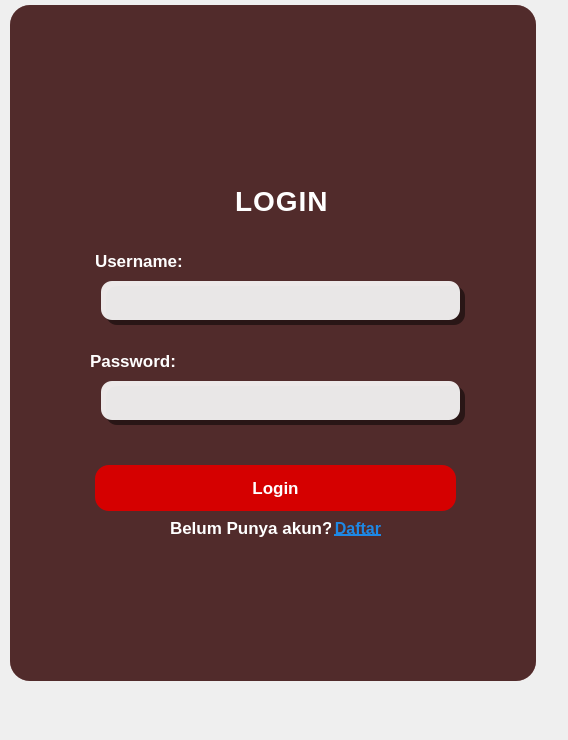
<?xml version="1.0" encoding="UTF-8"?>
<ui version="4.0">
 <class>Dialog</class>
 <widget class="QDialog" name="Dialog">
  <property name="geometry">
   <rect>
    <x>0</x>
    <y>0</y>
    <width>568</width>
    <height>740</height>
   </rect>
  </property>
  <property name="windowTitle">
   <string>Dialog</string>
  </property>
  <property name="styleSheet">
   <string notr="true">/* ====== GLOBAL ====== */
QWidget {
    font-family: 'Segoe UI';
    color: #FFFFFF;
}

/* ====== LABEL ====== */
QLabel {
    color: #FFFFFF;
    font-size: 17px;
    font-weight: 500;
}

/* Hilangkan underline &amp; warna biru pada QLabel */
QLabel {
    text-decoration: none;
    color: white;
}

QLineEdit {
    background: rgba(255,255,255,0.9);
    border: 2px solid transparent;
    border-radius: 12px;
    padding: 10px 14px;
    font-size: 16px;

    /* simple shadow */
    box-shadow: 0px 4px 12px rgba(0,0,0,0.35);
}

QLineEdit:focus {
    border: 2px solid #D50000;
    background: rgba(255,255,255,1);
    box-shadow: 0px 6px 18px rgba(0,0,0,0.45);
}

/* ====== PUSH BUTTON (Login, Daftar, dll) ====== */
QPushButton {
    background-color: #D50000;
    color: white;
    border-radius: 14px;
    padding: 12px 20px;
    font-size: 16px;
    font-weight: bold;
    border: none;

    /* Drop shadow simple */
    box-shadow: 0px 4px 10px rgba(0,0,0,0.35);
}

QPushButton:hover {
    background-color: #b40000;
    box-shadow: 0px 6px 14px rgba(0,0,0,0.45);
}
#pushButton {
    background-color: #D50000;
    color: white;
    border-radius: 14px;
    padding: 12px 20px;
    border: none;
    font-size: 17px;
    font-weight: bold;

    /* Shadow */
    box-shadow: 0px 5px 16px rgba(0,0,0,0.40);
}

#pushButton:hover {
    background-color: #b40000;
    box-shadow: 0px 7px 20px rgba(0,0,0,0.50);
    letter-spacing: 1px; /* efek modern */
}

#pushButton:pressed {
    background-color: #8e0000;
    box-shadow: 0px 3px 10px rgba(0,0,0,0.30);
    padding-top: 14px;
    padding-bottom: 10px;
}

#pushButton_2 {
    background-color: transparent;
    border: none;
    color: #1E88E5;
    font-size: 16px;
    text-decoration: underline;
    font-weight: 600;
}

#pushButton_2:hover {
    color: #64B5F6;
    cursor: pointer;
    text-decoration: underline;
    letter-spacing: 0.5px;
}

#pushButton_2:pressed {
    color: #0D47A1;
}
</string>
  </property>
  <widget class="QWidget" name="widget" native="true">
   <property name="geometry">
    <rect>
     <x>5</x>
     <y>5</y>
     <width>566</width>
     <height>691</height>
    </rect>
   </property>
   <widget class="QLabel" name="label">
    <property name="geometry">
     <rect>
      <x>5</x>
      <y>0</y>
      <width>526</width>
      <height>676</height>
     </rect>
    </property>
    <property name="styleSheet">
     <string notr="true">QLabel {
    background-color: rgba(0, 0, 0, 150);
    border-radius: 20px;
}
</string>
    </property>
    <property name="text">
     <string/>
    </property>
   </widget>
   <widget class="QLabel" name="label_2">
    <property name="geometry">
     <rect>
      <x>5</x>
      <y>0</y>
      <width>526</width>
      <height>676</height>
     </rect>
    </property>
    <property name="styleSheet">
     <string notr="true">QLabel {
	
	border-image: url(:/gambar/pexels-charliehelenrobinson-4531306.jpg);
    background-color: rgba(220, 0, 0, 60);
    border-radius: 20px;
}
</string>
    </property>
    <property name="text">
     <string/>
    </property>
   </widget>
   <widget class="QLabel" name="label_3">
    <property name="geometry">
     <rect>
      <x>5</x>
      <y>0</y>
      <width>526</width>
      <height>676</height>
     </rect>
    </property>
    <property name="styleSheet">
     <string notr="true">QLabel {
    background-color: rgba(60, 0, 0, 110);
    border-radius: 20px;
}
</string>
    </property>
    <property name="text">
     <string/>
    </property>
   </widget>
   <widget class="QLabel" name="label_4">
    <property name="geometry">
     <rect>
      <x>160</x>
      <y>70</y>
      <width>231</width>
      <height>96</height>
     </rect>
    </property>
    <property name="styleSheet">
     <string notr="true">border-image: url(:/blood/pngtree-indonesian-red-cross-pmi-logo-vector-png-image_12258331.png);</string>
    </property>
    <property name="text">
     <string/>
    </property>
   </widget>
   <widget class="QLabel" name="label_5">
    <property name="geometry">
     <rect>
      <x>230</x>
      <y>175</y>
      <width>96</width>
      <height>41</height>
     </rect>
    </property>
    <property name="font">
     <font>
      <family>Segoe UI</family>
      <pointsize>-1</pointsize>
      <weight>87</weight>
      <bold>true</bold>
      <underline>false</underline>
      <strikeout>false</strikeout>
     </font>
    </property>
    <property name="styleSheet">
     <string notr="true">#label_5 {
    color: #FFFFFF;
    font-size: 28px;
    font-weight: 700;
    letter-spacing: 1px;
    text-transform: uppercase;

    /* Shadow agar terlihat jelas di background */
    text-shadow: 0px 4px 12px rgba(0, 0, 0, 0.45);
}
</string>
    </property>
    <property name="text">
     <string>LOGIN</string>
    </property>
   </widget>
   <widget class="QLabel" name="label_6">
    <property name="geometry">
     <rect>
      <x>90</x>
      <y>245</y>
      <width>96</width>
      <height>21</height>
     </rect>
    </property>
    <property name="font">
     <font>
      <family>Segoe UI</family>
      <pointsize>-1</pointsize>
      <weight>62</weight>
      <bold>true</bold>
      <underline>false</underline>
      <strikeout>false</strikeout>
     </font>
    </property>
    <property name="text">
     <string>Username:</string>
    </property>
   </widget>
   <widget class="QLineEdit" name="lineEdit">
    <property name="geometry">
     <rect>
      <x>100</x>
      <y>280</y>
      <width>361</width>
      <height>41</height>
     </rect>
    </property>
    <property name="styleSheet">
     <string notr="true">background-color: rgba(0, 0, 0, 0.50);</string>
    </property>
   </widget>
   <widget class="QLabel" name="label_7">
    <property name="geometry">
     <rect>
      <x>85</x>
      <y>345</y>
      <width>96</width>
      <height>21</height>
     </rect>
    </property>
    <property name="font">
     <font>
      <family>Segoe UI</family>
      <pointsize>-1</pointsize>
      <weight>62</weight>
      <bold>true</bold>
      <underline>false</underline>
      <strikeout>false</strikeout>
     </font>
    </property>
    <property name="text">
     <string>Password:</string>
    </property>
   </widget>
   <widget class="QPushButton" name="pushButton">
    <property name="geometry">
     <rect>
      <x>90</x>
      <y>460</y>
      <width>361</width>
      <height>46</height>
     </rect>
    </property>
    <property name="font">
     <font>
      <family>Segoe UI</family>
      <pointsize>-1</pointsize>
      <weight>75</weight>
      <bold>true</bold>
     </font>
    </property>
    <property name="text">
     <string>Login</string>
    </property>
   </widget>
   <widget class="QLabel" name="label_8">
    <property name="geometry">
     <rect>
      <x>165</x>
      <y>510</y>
      <width>161</width>
      <height>26</height>
     </rect>
    </property>
    <property name="font">
     <font>
      <family>Segoe UI</family>
      <pointsize>-1</pointsize>
      <weight>62</weight>
      <bold>true</bold>
      <underline>false</underline>
      <strikeout>false</strikeout>
     </font>
    </property>
    <property name="text">
     <string>Belum Punya akun?</string>
    </property>
   </widget>
   <widget class="QPushButton" name="pushButton_2">
    <property name="geometry">
     <rect>
      <x>305</x>
      <y>500</y>
      <width>96</width>
      <height>46</height>
     </rect>
    </property>
    <property name="text">
     <string>Daftar</string>
    </property>
   </widget>
   <widget class="QLineEdit" name="lineEdit_3">
    <property name="geometry">
     <rect>
      <x>95</x>
      <y>275</y>
      <width>361</width>
      <height>41</height>
     </rect>
    </property>
   </widget>
   <widget class="QLineEdit" name="lineEdit_2">
    <property name="geometry">
     <rect>
      <x>100</x>
      <y>380</y>
      <width>361</width>
      <height>41</height>
     </rect>
    </property>
    <property name="styleSheet">
     <string notr="true">background-color: rgba(0, 0, 0, 0.50);</string>
    </property>
   </widget>
   <widget class="QLineEdit" name="lineEdit_4">
    <property name="geometry">
     <rect>
      <x>95</x>
      <y>375</y>
      <width>361</width>
      <height>41</height>
     </rect>
    </property>
   </widget>
   <zorder>label_2</zorder>
   <zorder>label</zorder>
   <zorder>label_3</zorder>
   <zorder>label_4</zorder>
   <zorder>label_5</zorder>
   <zorder>label_6</zorder>
   <zorder>lineEdit</zorder>
   <zorder>label_7</zorder>
   <zorder>pushButton</zorder>
   <zorder>label_8</zorder>
   <zorder>pushButton_2</zorder>
   <zorder>lineEdit_3</zorder>
   <zorder>lineEdit_2</zorder>
   <zorder>lineEdit_4</zorder>
  </widget>
 </widget>
 <resources>
  <include location="../../../../../Downloads/res.qrc"/>
  <include location="../../../../../Downloads/omi.qrc"/>
 </resources>
 <connections/>
</ui>
